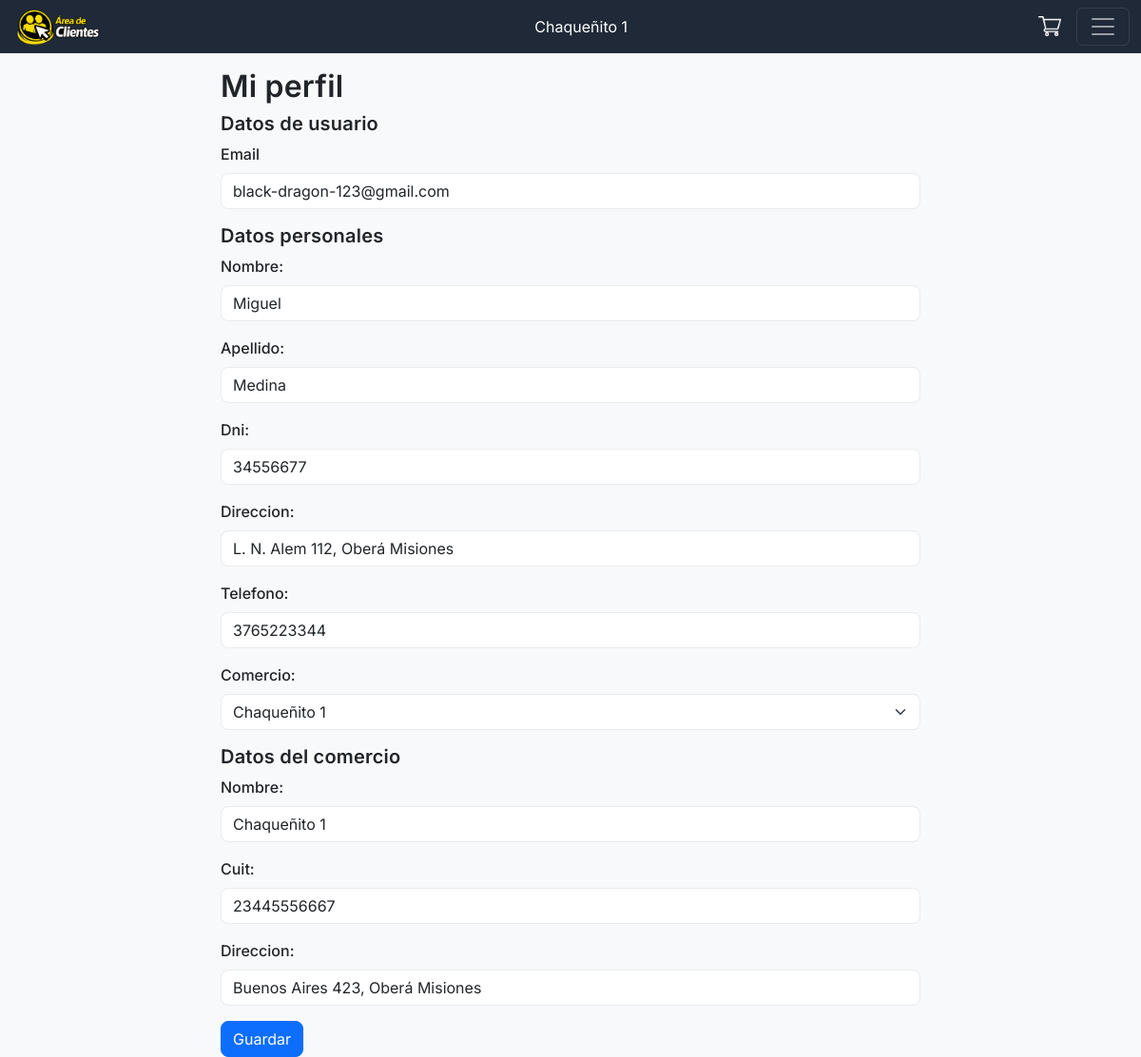
The page /cliente/mi-perfil/ (signed in) on the database its author committed.
### encargado/models.py (models this page shows, shortened)
class Comercio(models.Model):
    nombre = models.CharField(max_length=200)
    cuit = models.IntegerField()
    direccion = models.CharField(max_length=200)
    def __str__(self):
        return self.nombre

class Cliente(models.Model):
    nombre = models.CharField(max_length=200)
    apellido = models.CharField(max_length=200)
    dni = models.IntegerField()
    direccion = models.CharField(max_length=200)
    telefono = models.IntegerField()
    comercio = models.ForeignKey(Comercio, on_delete=models.CASCADE)
    user = models.ForeignKey(User, on_delete=models.CASCADE)

### cliente/views.py (the view)
# urls.py: path('mi-perfil/', views.mi_perfil, name='mi_perfil'),
@group_required('Cliente')
def mi_perfil(request):
    from .forms import ClienteForm, ComercioForm
    from encargado.models import Cliente as ClienteModel
    cliente = ClienteModel.objects.filter(
        user=request.user).select_related('comercio').first()
    if request.method == 'POST':
        cliente_form = ClienteForm(request.POST, instance=cliente)
        comercio_instance = cliente.comercio if cliente and getattr(
            cliente, 'comercio', None) else None
        comercio_form = ComercioForm(request.POST, instance=comercio_instance)
        if cliente_form.is_valid() and comercio_form.is_valid():
            comercio_saved = comercio_form.save()
            cliente_obj = cliente_form.save(commit=False)
            cliente_obj.user = request.user
            cliente_obj.comercio = comercio_saved
            cliente_obj.save()
            user = request.user
            user.email = request.POST.get('email', user.email)
            user.first_name = request.POST.get('first_name', user.first_name)
            user.last_name = request.POST.get('last_name', user.last_name)
            user.save()
            messages.success(request, 'Perfil actualizado correctamente.')
            return redirect('cliente:home')
    else:
        cliente_form = ClienteForm(instance=cliente)
        comercio_form = ComercioForm(
            instance=(cliente.comercio if cliente else None))
    return render(request, 'mi_perfil.html', {
        'cliente_form': cliente_form,
        'comercio_form': comercio_form,
        'user_obj': request.user,
    })

### cliente/forms.py
class ClienteForm(ModelForm):
    class Meta:
        model = models.Cliente
        exclude = ["user"]
        fields = ['nombre', 'apellido', 'dni',
                  'direccion', 'telefono', 'comercio']

class ComercioForm(ModelForm):
    class Meta:
        model = models.Comercio
        fields = ['nombre', 'cuit', 'direccion']

### carneclick/context_processors.py (called while the page is built)
def client_info(request):
    cliente = None
    comercio_nombre = ''
    try:
        if request.user and request.user.is_authenticated:
            from encargado.models import Cliente as ClienteModel
            cliente = ClienteModel.objects.filter(
                user=request.user).select_related('comercio').first()
            if cliente and getattr(cliente, 'comercio', None):
                comercio_nombre = cliente.comercio.nombre
    except Exception:
        cliente = None
        comercio_nombre = ''
    return {
        'cliente_obj': cliente,
        'comercio_nombre': comercio_nombre,
    }

### cliente/templates/mi_perfil.html (shortened to what this page needs)
{% extends 'cliente.html' %}
{% block content %}
<div class="row">
    <div class="col-md-8 offset-md-2">
        <h2>Mi perfil</h2>
        <form method="post">
            <h5>Datos de usuario</h5>
            <div class="mb-3">
                <label class="form-label">Email</label>
                <input type="email" name="email" class="form-control" value="{{ user_obj.email }}">
            </div>
            <h5>Datos personales</h5>
            {{ cliente_form.as_p }}
            <h5>Datos del comercio</h5>
            {{ comercio_form.as_p }}
            <button class="btn btn-primary" type="submit">Guardar</button>
        </form>
    </div>
</div>
{% endblock %}

### cliente/templates/cliente.html (shortened to what this page needs)
{% load static %}
<!DOCTYPE html>
<html lang="es">
<head>
    <link href="https://cdn.jsdelivr.net/npm/bootstrap@5.3.8/dist/css/bootstrap.min.css" rel="stylesheet">
    <link rel="stylesheet" href="{% static 'css/theme.css' %}">
</head>
<body class="bg-light">
<nav class="navbar navbar-dark bg-dark fixed-top">
    <div class="container-fluid">
        <img src="{% static 'img/logo_cliente.png' %}" alt="Logo" height="40">
        {% if comercio_nombre %}
        <span class="text-white ms-3">{{ comercio_nombre }}</span>
        {% endif %}
        <div class="d-flex align-items-center gap-3">
            <a href="{% url 'cliente:ver_carrito' %}" class="text-white text-decoration-none position-relative">
                <img src="{% static 'img/carrito-de-compras.png' %}" height="24">
            </a>
            <button class="navbar-toggler" type="button" data-bs-toggle="offcanvas" data-bs-target="#sidebarCliente">
                <span class="navbar-toggler-icon"></span>
            </button>
        </div>
    </div>
</nav>
<main class="container pt-5 mt-4">
    {% block content %}
    {% endblock %}
</main>
</body>
</html>

### carneclick/templates/django/forms/widgets/input.html
<input
    class=" form-control {{ widget.attrs.class }}"
    type="{{ widget.type }}"
    name="{{ widget.name }}"
    {% if widget.value != None %}
    value="{{ widget.value|stringformat:'s' }}"
    {% endif %}{% include "django/forms/widgets/attrs.html" %}
    >

### carneclick/templates/django/forms/widgets/select.html (shortened to what this page needs)
<select class="form-select" name="{{ widget.name }}"{% include "django/forms/widgets/attrs.html" %}>{% for group_name, group_choices, group_index in widget.optgroups %}{% for option in group_choices %}
  {% include option.template_name with widget=option %}{% endfor %}{% endfor %}
</select>

### carneclick/static/css/theme.css (style rules this page uses)
:root { --brand-bg: #f7f9fc; --brand-text: #212529; --brand-muted: #6c757d; --brand-primary: #0d6efd; --brand-success: #198754; --brand-warning: #ffc107; --brand-danger: #dc3545; --brand-info: #0dcaf0; --brand-border: #e9ecef; --brand-card-bg: #ffffff; }
html, body { background-color: var(--brand-bg); color: var(--brand-text); font-family: "Inter", system-ui, -apple-system, "Segoe UI", Roboto, "Helvetica Neue", Arial, "Noto Sans", "Liberation Sans", sans-serif; -webkit-font-smoothing: antialiased; -moz-osx-font-smoothing: grayscale; }
h1, h2, h3, h4, h5 { font-weight: 600; letter-spacing: 0.2px; }
.btn { border-radius: 0.5rem; }
.btn-primary { background-color: var(--brand-primary); border-color: var(--brand-primary); }
.form-label { font-weight: 500; }
.form-control, .form-select { border-color: var(--brand-border); border-radius: 0.5rem; }
.navbar-dark.bg-dark { background-color: #1f2937 !important; }

### rows shown on the page
Comercio: nombre "Chaqueñito 1", comercio "Chaqueñito 1", direccion "Buenos Aires 423, Oberá Misiones"
Cliente: nombre "Miguel", apellido "Medina", direccion "L. N. Alem 112, Oberá Misiones"

### other values the page prints
{{ label }} "Nombre: Apellido: Dni: Direccion: Telefono: Comercio: Nombre: Cuit: Direccion:"
